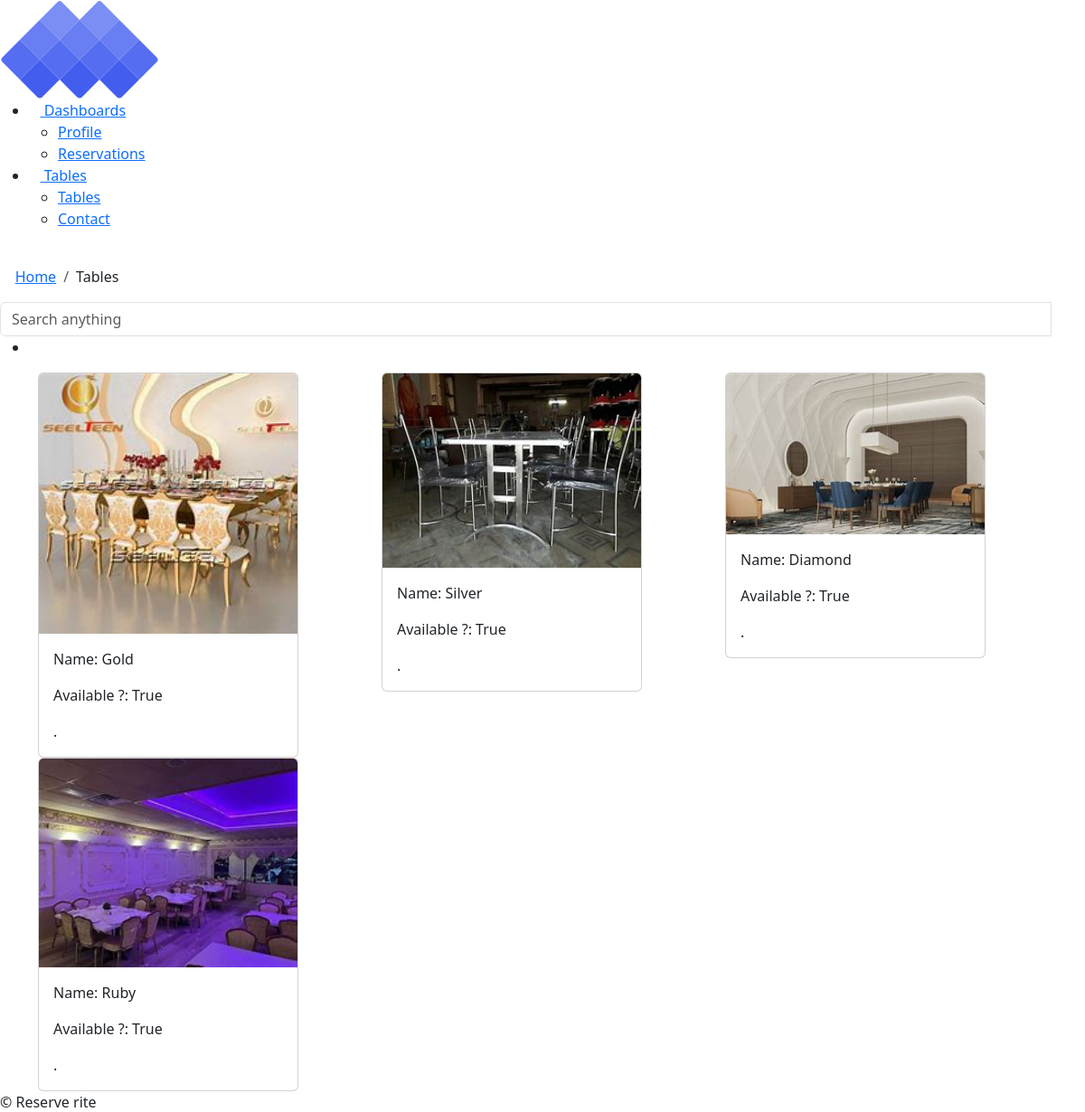
Page /tables on the committed database.
### restaurant_app/models.py (models this page shows, shortened)
class Table(models.Model):
	name = models.CharField(max_length=50, blank=False)
	location = models.CharField(max_length=150, blank=False)
	is_available = models.BooleanField(default=True)
	table_img = models.ImageField(blank=True, upload_to="cover/")

### restaurant_app/views.py (the view)
# urls.py: path('tables', views.tables, name='tables'),
def tables(request):
	all_tables = Table.objects.all()
	context = {
		'all_tables':all_tables,
	}
	return render(request, 'tables.html', context)

### restaurant_app/templates/tables.html
{% extends 'base2.html' %}
{% load static %}
{% block location %}
Tables
{% endblock %}
{% block content %}
<div class="container">
	<div class="row">
	{% for table in all_tables %}
	<div class="col-md-4">
<div class="card" style="width: 18rem;">
  <img class="card-img-top" src="{{ table.table_img.url}}" alt="Card image cap">
  <div class="card-body">
  	<p>Name: {{ table.name }}</p>
  	<p>Available ?: {{ table.is_available }}</p>
    <p class="card-text">{{ table.description }}.</p>
  </div>
</div>
</div>
	{% endfor %}
	</div>
</div>
{% endblock %}

### rows in the picture
Table: table_img (picture), name "Gold", is_available "True"
Table: table_img (picture), name "Silver", is_available "True"
Table: table_img (picture), name "Diamond", is_available "True"
Table: table_img (picture), name "Ruby", is_available "True"
